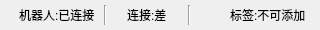
<?xml version="1.0" encoding="UTF-8"?>
<ui version="4.0">
 <class>Form</class>
 <widget class="QWidget" name="Form">
  <property name="geometry">
   <rect>
    <x>0</x>
    <y>0</y>
    <width>320</width>
    <height>30</height>
   </rect>
  </property>
  <property name="sizePolicy">
   <sizepolicy hsizetype="Fixed" vsizetype="Fixed">
    <horstretch>0</horstretch>
    <verstretch>0</verstretch>
   </sizepolicy>
  </property>
  <property name="windowTitle">
   <string>Form</string>
  </property>
  <property name="styleSheet">
   <string notr="true">QLabel#label_robot_ico[robotStatusProperty=&quot;false&quot;]{
	background-color: red;
}
QLabel#label_robot_ico[robotStatusProperty=&quot;true&quot;]{
	background-color: green;
}

QLabel#label_comm_ico[signalStrength=&quot;0&quot;]{
	background-color: red;
}
QLabel#label_comm_ico[signalStrength=&quot;1&quot;]{
	background-color: gray;
}
QLabel#label_comm_ico[signalStrength=&quot;2&quot;]{
	background-color: green;
}

QLabel#label_label_ico1[labelStatusProperty=&quot;0&quot;],
QLabel#label_label_ico2[labelStatusProperty=&quot;0&quot;]{
	background-color: gray;
}
QLabel#label_label_ico1[labelStatusProperty=&quot;11&quot;],
QLabel#label_label_ico1[labelStatusProperty=&quot;12&quot;],
QLabel#label_label_ico2[labelStatusProperty=&quot;11&quot;],
QLabel#label_label_ico2[labelStatusProperty=&quot;12&quot;]{
	background-color: green;
}
QLabel#label_label_ico1[labelStatusProperty=&quot;1&quot;],
QLabel#label_label_ico1[labelStatusProperty=&quot;2&quot;],
QLabel#label_label_ico2[labelStatusProperty=&quot;1&quot;],
QLabel#label_label_ico2[labelStatusProperty=&quot;2&quot;]{
	background-color: yellow;
}</string>
  </property>
  <widget class="QLabel" name="label_robot_ico">
   <property name="geometry">
    <rect>
     <x>2</x>
     <y>7</y>
     <width>16</width>
     <height>16</height>
    </rect>
   </property>
   <property name="sizePolicy">
    <sizepolicy hsizetype="Fixed" vsizetype="Fixed">
     <horstretch>0</horstretch>
     <verstretch>0</verstretch>
    </sizepolicy>
   </property>
   <property name="text">
    <string/>
   </property>
   <property name="robotStatusProperty" stdset="0">
    <bool>false</bool>
   </property>
  </widget>
  <widget class="QLabel" name="label_robot_tip">
   <property name="geometry">
    <rect>
     <x>19</x>
     <y>7</y>
     <width>80</width>
     <height>16</height>
    </rect>
   </property>
   <property name="text">
    <string>机器人:已连接</string>
   </property>
  </widget>
  <widget class="QLabel" name="label_comm_ico">
   <property name="geometry">
    <rect>
     <x>110</x>
     <y>7</y>
     <width>16</width>
     <height>16</height>
    </rect>
   </property>
   <property name="sizePolicy">
    <sizepolicy hsizetype="Fixed" vsizetype="Fixed">
     <horstretch>0</horstretch>
     <verstretch>0</verstretch>
    </sizepolicy>
   </property>
   <property name="text">
    <string/>
   </property>
   <property name="signalStrength" stdset="0">
    <number>0</number>
   </property>
  </widget>
  <widget class="QLabel" name="label_comm_tip">
   <property name="geometry">
    <rect>
     <x>127</x>
     <y>7</y>
     <width>60</width>
     <height>16</height>
    </rect>
   </property>
   <property name="text">
    <string>连接:差</string>
   </property>
  </widget>
  <widget class="QLabel" name="label_label_ico1">
   <property name="geometry">
    <rect>
     <x>197</x>
     <y>7</y>
     <width>16</width>
     <height>16</height>
    </rect>
   </property>
   <property name="sizePolicy">
    <sizepolicy hsizetype="Fixed" vsizetype="Fixed">
     <horstretch>0</horstretch>
     <verstretch>0</verstretch>
    </sizepolicy>
   </property>
   <property name="text">
    <string/>
   </property>
   <property name="labelStatusProperty" stdset="0">
    <number>1</number>
   </property>
  </widget>
  <widget class="QLabel" name="label_label_tip">
   <property name="geometry">
    <rect>
     <x>230</x>
     <y>7</y>
     <width>80</width>
     <height>16</height>
    </rect>
   </property>
   <property name="text">
    <string>标签:不可添加</string>
   </property>
  </widget>
  <widget class="QLabel" name="label_label_ico2">
   <property name="geometry">
    <rect>
     <x>214</x>
     <y>7</y>
     <width>16</width>
     <height>16</height>
    </rect>
   </property>
   <property name="sizePolicy">
    <sizepolicy hsizetype="Fixed" vsizetype="Fixed">
     <horstretch>0</horstretch>
     <verstretch>0</verstretch>
    </sizepolicy>
   </property>
   <property name="text">
    <string/>
   </property>
   <property name="labelStatusProperty" stdset="0">
    <number>12</number>
   </property>
  </widget>
  <widget class="Line" name="line">
   <property name="geometry">
    <rect>
     <x>104</x>
     <y>5</y>
     <width>2</width>
     <height>20</height>
    </rect>
   </property>
   <property name="orientation">
    <enum>Qt::Vertical</enum>
   </property>
  </widget>
  <widget class="Line" name="line_2">
   <property name="geometry">
    <rect>
     <x>188</x>
     <y>5</y>
     <width>2</width>
     <height>20</height>
    </rect>
   </property>
   <property name="orientation">
    <enum>Qt::Vertical</enum>
   </property>
  </widget>
 </widget>
 <resources/>
 <connections/>
</ui>
